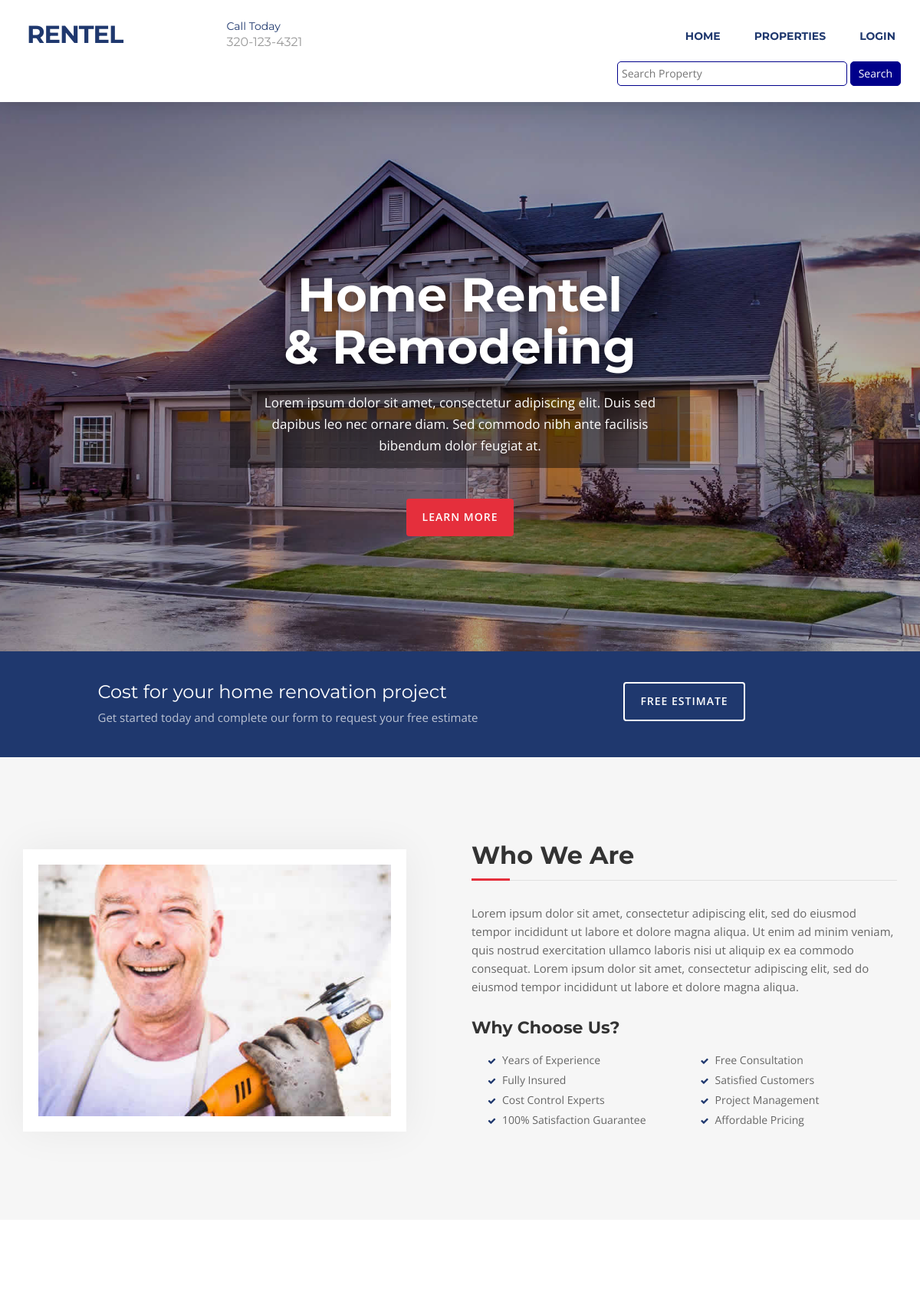
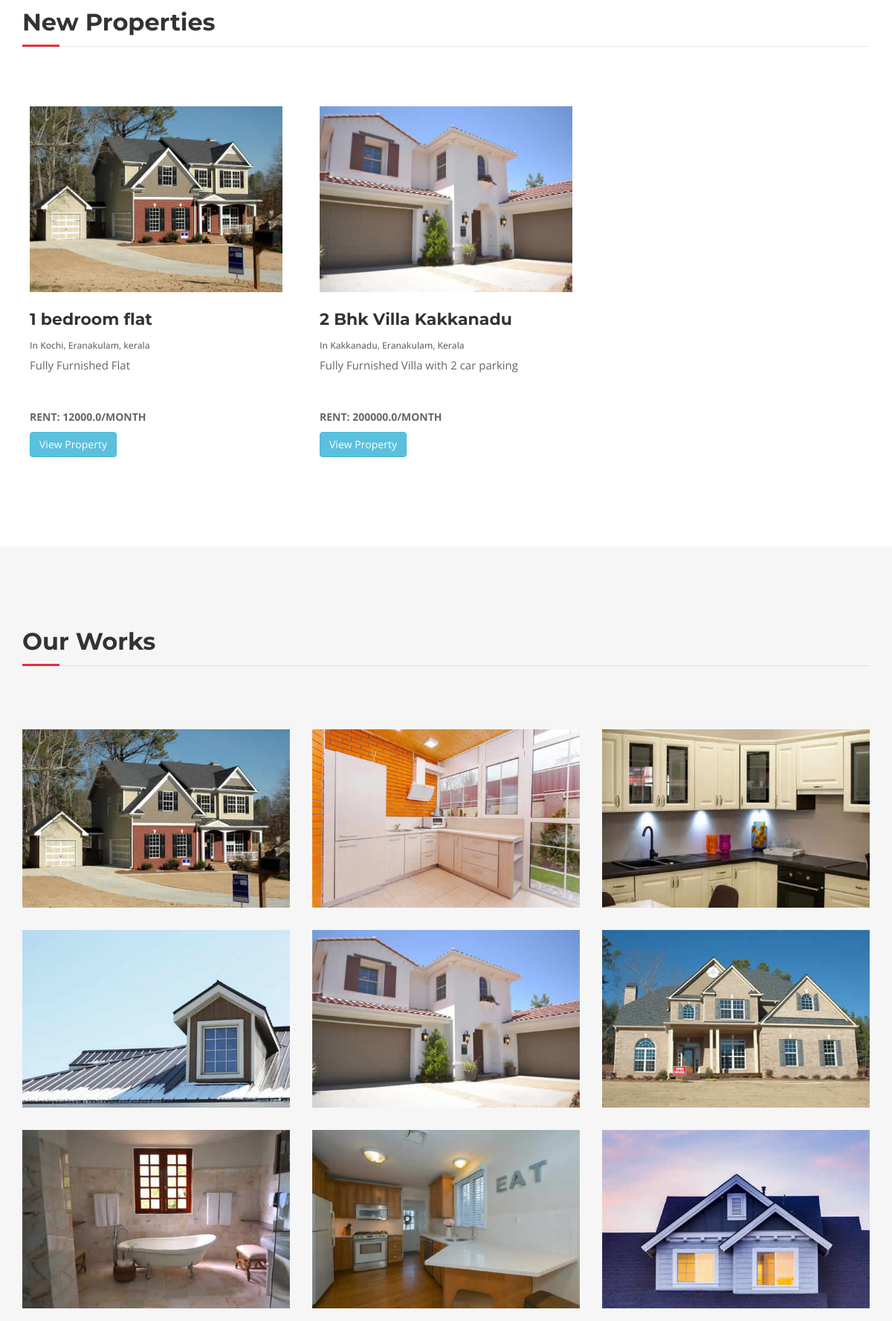
The page / (upper part) on the database its author committed (2 pictures, top to bottom).
### landdeals/models.py (models this page shows)
class Properties(models.Model):
    name = models.CharField(max_length=255)
    place = models.CharField(max_length=255)
    date = models.DateField(auto_now_add=True)
    district = models.CharField(max_length=255)
    state = models.CharField(max_length=255)
    rentpermomth = models.FloatField()
    description = models.CharField(max_length=1000)
    image = models.FileField(upload_to="Property_image")
    status = models.CharField(max_length=255,null=True)
    user = models.ForeignKey(User,on_delete=models.CASCADE,null=True)

### Home/decorators.py (the view, shortened to what this page needs)
    def wrapper_function(request, *args, **kwargs):
        group = None
        if not request.user.is_authenticated:
            return view_func(request, *args, **kwargs)

### Home/views.py (called while the page is built)
@admin_only
def Index(request):
    proper = Properties.objects.all()
    context = {
        "proper":proper
    }
    return render(request,"index.html",context)

### templates/index.html (shortened to what this page needs)
{% load static %}
<!DOCTYPE html>
<html lang="en">
<head>
  <link rel="stylesheet" type="text/css" href="{%static 'css/bootstrap.css' %}">
  <link rel="stylesheet" type="text/css" href="{%static 'fonts/font-awesome/css/font-awesome.css' %}">
  <link rel="stylesheet" type="text/css" href="{%static 'css/style.css' %}">
  <link rel="stylesheet" type="text/css" href="{%static 'css/nivo-lightbox/nivo-lightbox.css' %}">
  <link rel="stylesheet" type="text/css" href="{%static 'css/nivo-lightbox/default.css' %}">
</head>
<body id="page-top" data-spy="scroll" data-target=".navbar-fixed-top">
  <nav id="menu" class="navbar navbar-default navbar-fixed-top">
    <div class="container">
      <div class="navbar-header">
        <a class="navbar-brand page-scroll" href="#page-top">Rentel</a>
        <div class="phone"><span>Call Today</span>320-123-4321</div>
      </div>
      <div class="collapse navbar-collapse" id="bs-example-navbar-collapse-1">
        <ul class="nav navbar-nav navbar-right">
          <li><a href="{%url 'Index' %}" class="page-scroll">Home</a></li>
          <li><a href="{%url 'Index' %}#services" class="page-scroll">Properties</a></li>
          {% if request.user.is_authenticated %}
          <li><a href="{%url 'Myrentelslease' %}" class="page-scroll">My Rentels</a></li>
          <li><a href="#contact" class="page-scroll">Contact</a></li>
          <li><a href="#contact" style="color: red !important;font-family:Georgia, 'Times New Roman', Times, serif"
              class="page-scroll">{{request.user.first_name}}</a></li>
          <li><a href="{%url 'SignOut' %}" class="page-scroll">Logout</a></li>
          {% else %}
          <li><a href="{%url 'SignIn' %}" class="page-scroll">Login</a></li>
          {% endif %}
        </ul>
      </div>
      <form action="{%url 'SearchProperty' %}" method="post">
        <ul style="list-style: none;">
        <li style="float:right">
          <a>
            <input type="text" name="search" placeholder="Search Property"
              style="width:300px;padding:5px;border-radius: 5px;border:.5px solid darkblue " required title="Please Enter Something">
            <button type="submit" style="padding:5px 10px;background-color:darkblue;color:white;border:.5px darkblue solid;border-radius:5px">Search</button>
          </a>
        </li>
      </ul>
      </form>
    </div>
  </nav>
  {% block content %}
  <header id="header">
    <div class="intro">
      <div class="overlay">
        <div class="container">
          <div class="row">
            <div class="col-md-8 col-md-offset-2 intro-text">
              <h1>Home Rentel<br>
                & Remodeling</h1>
              <p>Lorem ipsum dolor sit amet, consectetur adipiscing elit. Duis sed dapibus leo nec ornare diam. Sed
                commodo nibh ante facilisis bibendum dolor feugiat at.</p>
              <a href="#about" class="btn btn-custom btn-lg page-scroll">Learn More</a>
            </div>
          </div>
        </div>
      </div>
    </div>
  </header>
  <div id="get-touch">
    <div class="container">
      <div class="row">
        <div class="col-xs-12 col-md-6 col-md-offset-1">
          <h3>Cost for your home renovation project</h3>
          <p>Get started today and complete our form to request your free estimate</p>
        </div>
        <div class="col-xs-12 col-md-4 text-center"><a href="#contact" class="btn btn-custom btn-lg page-scroll">Free
            Estimate</a></div>
      </div>
    </div>
  </div>
  <div id="about">
    <div class="container">
      <div class="row">
        <div class="col-xs-12 col-md-6"> <img src="{%static 'img/about.jpg' %}" class="img-responsive" alt=""> </div>
        <div class="col-xs-12 col-md-6">
          <div class="about-text">
            <h2>Who We Are</h2>
            <p>Lorem ipsum dolor sit amet, consectetur adipiscing elit, sed do eiusmod tempor incididunt ut labore et
              dolore magna aliqua. Ut enim ad minim veniam, quis nostrud exercitation ullamco laboris nisi ut aliquip ex
              ea commodo consequat. Lorem ipsum dolor sit amet, consectetur adipiscing elit, sed do eiusmod tempor
              incididunt ut labore et dolore magna aliqua.</p>
            <h3>Why Choose Us?</h3>
            <div class="list-style">
              <div class="col-lg-6 col-sm-6 col-xs-12">
                <ul>
                  <li>Years of Experience</li>
                  <li>Fully Insured</li>
                  <li>Cost Control Experts</li>
                  <li>100% Satisfaction Guarantee</li>
                </ul>
              </div>
              <div class="col-lg-6 col-sm-6 col-xs-12">
                <ul>
                  <li>Free Consultation</li>
                  <li>Satisfied Customers</li>
                  <li>Project Management</li>
                  <li>Affordable Pricing</li>
                </ul>
              </div>
            </div>
          </div>
        </div>
      </div>
    </div>
  </div>
  <div id="services">
    <div class="container">
      <div class="section-title">
        <h2>New Properties</h2>
      </div>
      <div class="row">
        {% for item in proper %}
        <div class="col-md-4">
          <div class="service-media"> <img src="{{item.image.url}}" style="width:100%;height:250px" alt=" "> </div>
          <div class="service-desc">
            <h3>{{item.name}}</h3>
            <h6>In {{item.place}}, {{item.district}}, {{item.state}}</h6>
            <p style="height:60px;overflow:scroll">{{item.description}}</p>
            <h5>Rent: {{item.rentpermomth}}/month</h5>
            <a href="{%url 'ViewProperty' item.id%}" class="btn btn-info btn-small">View Property</a>
          </div>
        </div>
        {% endfor %}
      </div>
    </div>
  </div>
  <div id="portfolio">
    <div class="container">
      <div class="section-title">
        <h2>Our Works</h2>
      </div>
      <div class="row">
        <div class="portfolio-items">
          <div class="col-sm-6 col-md-4 col-lg-4">
            <div class="portfolio-item">
              <div class="hover-bg"> <a href="{%static 'img/portfolio/01-large.jpg' %}" title="Project Title"
                  data-lightbox-gallery="gallery1">
                  <img src="{%static 'img/portfolio/01-small.jpg' %}" class="img-responsive" alt="Project Title">
                </a> </div>
            </div>
          </div>
          <div class="col-sm-6 col-md-4 col-lg-4">
            <div class="portfolio-item">
              <div class="hover-bg"> <a href="{%static 'img/portfolio/02-large.jpg' %}" title="Project Title"
                  data-lightbox-gallery="gallery1">
                  <img src="{%static 'img/portfolio/02-small.jpg' %}" class="img-responsive" alt="Project Title">
                </a> </div>
            </div>
          </div>
          <div class="col-sm-6 col-md-4 col-lg-4">
            <div class="portfolio-item">
              <div class="hover-bg"> <a href="{%static 'img/portfolio/03-large.jpg' %}" title="Project Title"
                  data-lightbox-gallery="gallery1">
                  <img src="{%static 'img/portfolio/03-small.jpg' %}" class="img-responsive" alt="Project Title">
                </a> </div>
            </div>
          </div>
          <div class="col-sm-6 col-md-4 col-lg-4">
            <div class="portfolio-item">
              <div class="hover-bg"> <a href="{%static 'img/portfolio/04-large.jpg' %}" title="Project Title"
                  data-lightbox-gallery="gallery1">
                  <img src="{%static 'img/portfolio/04-small.jpg' %}" class="img-responsive" alt="Project Title">
                </a> </div>
            </div>
          </div>
          <div class="col-sm-6 col-md-4 col-lg-4">
            <div class="portfolio-item">
              <div class="hover-bg"> <a href="{%static 'img/portfolio/05-large.jpg' %}" title="Project Title"
                  data-lightbox-gallery="gallery1">
                  <img src="{%static 'img/portfolio/05-small.jpg' %}" class="img-responsive" alt="Project Title">
                </a> </div>
            </div>
          </div>
          <div class="col-sm-6 col-md-4 col-lg-4">
            <div class="portfolio-item">
              <div class="hover-bg"> <a href="{%static 'img/portfolio/06-large.jpg' %}" title="Project Title"
                  data-lightbox-gallery="gallery1">
                  <img src="{%static 'img/portfolio/06-small.jpg' %}" class="img-responsive" alt="Project Title">
                </a> </div>
            </div>
          </div>
          <div class="col-sm-6 col-md-4 col-lg-4">
            <div class="portfolio-item">
              <div class="hover-bg"> <a href="{%static 'img/portfolio/07-large.jpg' %}" title="Project Title"
                  data-lightbox-gallery="gallery1">
                  <img src="{%static 'img/portfolio/07-small.jpg' %}" class="img-responsive" alt="Project Title">
                </a> </div>
            </div>
          </div>
          <div class="col-sm-6 col-md-4 col-lg-4">
            <div class="portfolio-item">
              <div class="hover-bg"> <a href="{%static 'img/portfolio/08-large.jpg' %}" title="Project Title"
                  data-lightbox-gallery="gallery1">
                  <img src="{%static 'img/portfolio/08-small.jpg' %}" class="img-responsive" alt="Project Title">
                </a> </div>
            </div>
          </div>
          <div class="col-sm-6 col-md-4 col-lg-4">
            <div class="portfolio-item">
              <div class="hover-bg"> <a href="{%static 'img/portfolio/09-large.jpg' %}" title="Project Title"
                  data-lightbox-gallery="gallery1">
                  <img src="{%static 'img/portfolio/09-small.jpg' %}" class="img-responsive" alt="Project Title">
                </a> </div>
            </div>
          </div>
        </div>
      </div>
    </div>
  </div>
  {% endblock %}
</body>
</html>

### static/css/style.css (style rules this page uses)
body, html { font-family: 'Open Sans', sans-serif; text-rendering: optimizeLegibility !important; -webkit-font-smoothing: antialiased !important; color: #666; font-weight: 400; width: 100% !important; height: 100% !important; }
h2 { font-family: 'Montserrat', sans-serif; margin: 0 0 20px 0; font-weight: 700; font-size: 32px; color: #333; }
h3 { font-family: 'Montserrat', sans-serif; font-size: 22px; font-weight: 700; color: #333; }
h5 { text-transform: uppercase; font-weight: 700; line-height: 20px; }
p { font-size: 15px; }
a { color: #1f386e; font-weight: 400; }
ul, ol { list-style: none; }
ul, ol { padding: 0; webkit-padding: 0; moz-padding: 0; }
#menu { padding: 20px; transition: all 0.8s; }
#menu.navbar-default { background-color: #fff; border-color: rgba(231, 231, 231, 0); box-shadow: 0 0 30px rgba(0,0,0,0.2) }
#menu a.navbar-brand { font-family: 'Montserrat', sans-serif; font-size: 32px; font-weight: 700; color: #1f386e; text-transform: uppercase; letter-spacing: -1px; }
#menu.navbar-default .navbar-nav > li > a { font-family: 'Montserrat', sans-serif; text-transform: uppercase; color: #1f386e; font-size: 14px; font-weight: 700; padding: 8px 2px; border-radius: 0; margin: 9px 20px 0 20px; }
#menu .phone { font-family: 'Montserrat', sans-serif; margin: 4px 0 0 120px; float: left; font-size: 16px; font-weight: 400; color: #999; }
#menu .phone span { font-size: 14px; display: block; color: #1f386e; }
.section-title { margin-bottom: 70px; }
.section-title h2 { position: relative; margin-top: 10px; margin-bottom: 15px; padding-bottom: 15px; border-bottom: 1px solid rgba(0, 0, 0, 0.09); }
.section-title h2::after { position: absolute; content: ""; background-color: #e52f3c; height: 3px; width: 50px; bottom: -1px; left: 0; }
.btn-custom { text-transform: uppercase; color: #fff; background-color: #e52f3c; padding: 14px 20px; letter-spacing: 1px; margin: 0; font-size: 14px; font-weight: 600; border-radius: 4px; transition: all 0.3s; }
.intro { display: table; width: 100%; padding: 0; background: url(../img/intro-bg.jpg) center center no-repeat; background-color: #e5e5e5; -webkit-background-size: cover; -moz-background-size: cover; background-size: cover; -o-background-size: cover; }
.intro .overlay { background: rgba(0,0,0,0.3); }
.intro h1 { font-family: 'Montserrat', sans-serif; color: #fff; font-size: 62px; font-weight: 700; margin-top: 0; margin-bottom: 10px; text-shadow: 0 0 15px rgba(0,0,0,0.5); }
.intro p { color: #fff; font-size: 17px; line-height: 28px; padding: 15px; max-width: 600px; margin: 0 auto; margin-bottom: 40px; background: rgba(0,0,0,.45); }
header .intro-text { padding-top: 350px; padding-bottom: 150px; text-align: center; }
#get-touch { padding: 40px 0 30px; color: rgba(255,255,255,.7); background: #1f386e; }
#get-touch h3 { font-size: 24px; font-weight: 400; color: #fff; margin: 0 0 10px 0; }
#get-touch .btn-custom { margin: 0; background: transparent; border: 2px solid #fff; }
#about { padding: 110px 0; background: #f6f6f6; }
#about h3 { font-size: 22px; margin: 0 0 20px 0; }
#about h2 { position: relative; margin-bottom: 15px; padding-bottom: 15px; border-bottom: 1px solid rgba(0, 0, 0, 0.09); }
#about h2::after { position: absolute; content: ""; background-color: #e52f3c; height: 3px; width: 50px; bottom: -1px; left: 0; }
#about .about-text li { margin-bottom: 6px; margin-left: 6px; list-style: none; padding: 0; }
#about .about-text li:before { content: '\f00c'; font-family: 'FontAwesome'; color: #1f386e; font-size: 11px; font-weight: 300; padding-right: 8px; }
#about img { padding: 20px; width: 500px; margin-top: 10px; background: #fff; border-right: 0; box-shadow: 0 0 50px rgba(0,0,0,0.06); }
#about p { line-height: 24px; margin: 30px 0; }
#services { padding: 100px 0; }
#services .service-media { margin: 10px; }
#services .service-media img { position: relative; display: block; width: 100%; height: auto; }
#services .service-desc { margin: 10px 10px 20px; }
#services h3 { font-weight: 700; padding: 5px 0; }
#portfolio { padding: 100px 0; background: #f6f6f6; }
.portfolio-item { margin: 15px 0; }
.portfolio-item .hover-bg { overflow: hidden; position: relative; }

### rows shown on the page
Properties: image (picture), name "1 bedroom flat", place "Kochi", district "Eranakulam", state "kerala", description "Fully Furnished Flat", rentpermomth "12000.0"
Properties: image (picture), name "2 Bhk Villa Kakkanadu", place "Kakkanadu", district "Eranakulam", state "Kerala", description "Fully Furnished Villa with 2 car parking", rentpermomth "200000.0"
